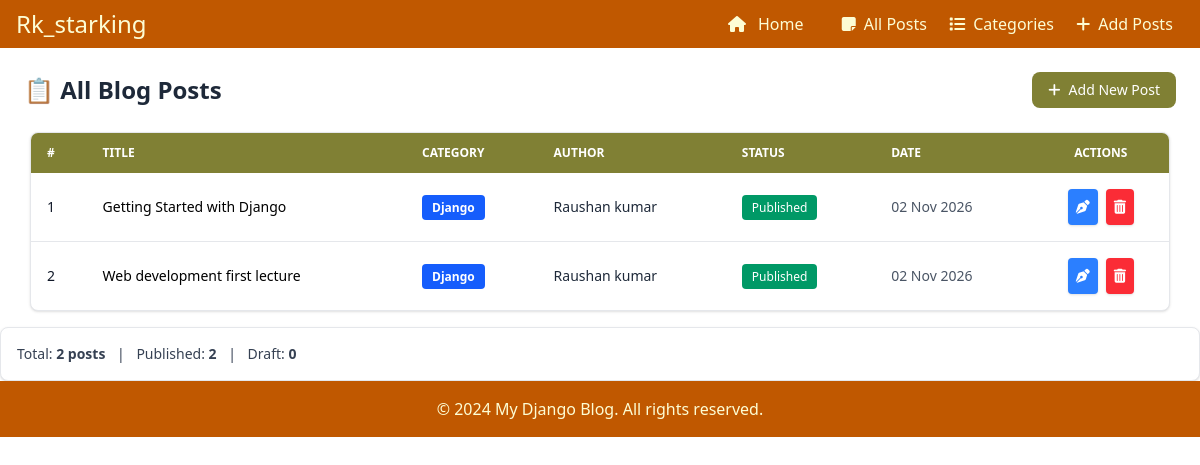
Before: /all/ with the older database file.
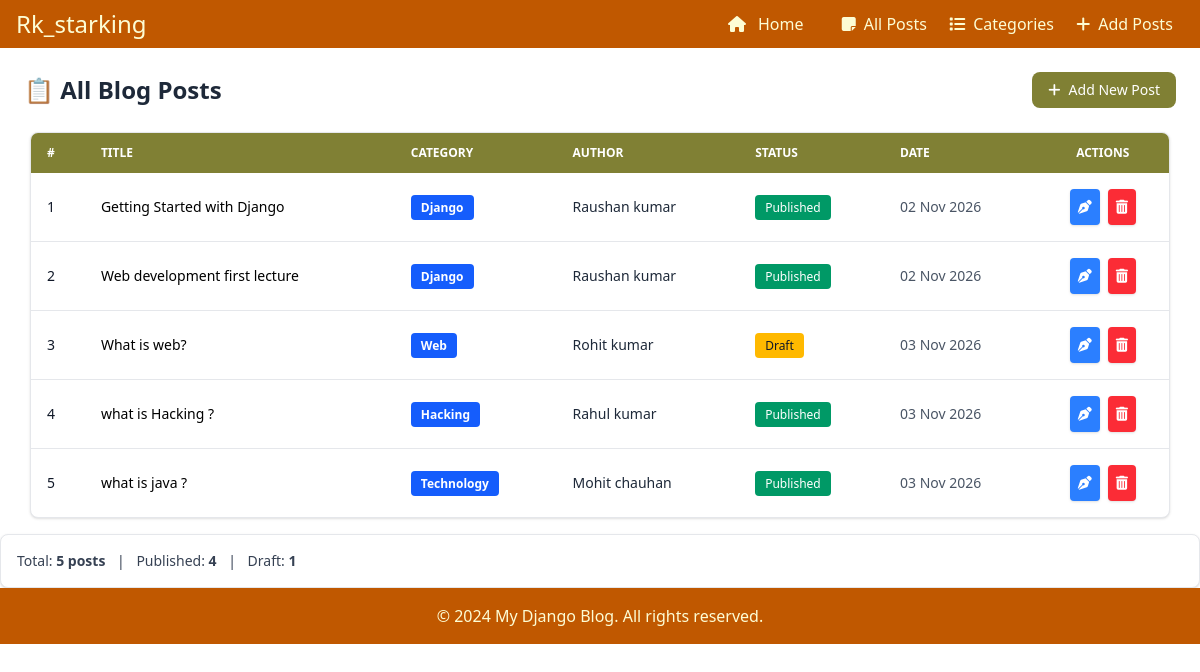
After: the same page with the newer database file.
### app1/models.py (models this page shows, shortened)
class BlogPost(models.Model):
    STATUS_CHOICES = [
        ('Draft', 'Draft'),
        ('Published', 'Published'),
    ]
    title = models.CharField(max_length=200)
    slug = models.SlugField(unique=True, max_length=250)
    category = models.ForeignKey(Category, on_delete=models.CASCADE, related_name='posts')
    author_name = models.CharField(max_length=100)
    content = models.TextField()
    status = models.CharField(max_length=20, choices=STATUS_CHOICES, default='Published')
    created_at = models.DateTimeField(auto_now_add=True)

class Category(models.Model):
    name = models.CharField(max_length=100, unique=True)
    description = models.CharField(max_length=255, blank=True, null=True)
    icon = models.CharField(max_length=100, blank=True, null=True)
    def __str__(self):
        return self.name

### app1/views.py (the view)
# urls.py: path('all/', views.all_posts, name='all_posts'),
def all_posts(request):
    posts = BlogPost.objects.all()
    total_posts = posts.count()
    published_count = posts.filter(status='Published').count()
    draft_count = posts.filter(status='Draft').count()
    return render(request, 'all_posts.html', {
        'posts': posts,
        'total_posts': total_posts,
        'published_count': published_count,
        'draft_count': draft_count
    })

### app1/templates/all_posts.html (shortened to what this page needs)
{% extends 'base.html' %}
{% block content %}
   <div class="flex justify-between items-center my-6 mx-6">
        <h1 class="text-2xl font-bold text-gray-800 flex items-center gap-2">
            📋 All Blog Posts
        </h1>
        <a href="{% url 'add_post' %}" class="bg-[#808034] hover:bg-[#6b6b2c] text-white px-4 py-2 rounded-lg font-medium text-sm flex items-center gap-2 transition">
            <i class="fa-solid fa-plus"></i> Add New Post
        </a>
    </div>
    <div class="bg-white rounded-lg shadow overflow-hidden border w-95/100 mx-auto border-gray-200">
        <table class="w-full border-collapse text-left text-sm text-gray-600">
            <thead class="bg-[#808034] text-white uppercase text-xs font-semibold">
                <tr>
                    <th class="py-3 px-4">#</th>
                    <th class="py-3 px-4">Title</th>
                    <th class="py-3 px-4">Category</th>
                    <th class="py-3 px-4">Author</th>
                    <th class="py-3 px-4">Status</th>
                    <th class="py-3 px-4">Date</th>
                    <th class="py-3 px-4 text-center">Actions</th>
                </tr>
            </thead>
            <tbody class="divide-y divide-gray-200">
                {% for post in posts %}
                <tr class="hover:bg-gray-50 transition">
                    <td class="py-4 px-4 font-medium text-gray-900">{{ forloop.counter }}</td>
                    <td class="py-4 px-4">
                        <a href="{% url 'blog_post_detail' post.slug %}" class="text-black hover:underline font-medium">{{ post.title }}</a>
                    </td>
                    <td class="py-4 px-4">
                        <span class="px-2.5 py-1 text-xs font-semibold text-white bg-blue-600 rounded">
                            {{ post.category }}
                        </span>
                    </td>
                    <td class="py-4 px-4 text-gray-800">{{ post.author_name }}</td>
                    <td class="py-4 px-4">
                        {% if post.status == 'Published' %}
                            <span class="px-2.5 py-1 text-xs font-medium text-white bg-emerald-600 rounded">Published</span>
                        {% else %}
                            <span class="px-2.5 py-1 text-xs font-medium text-gray-900 bg-amber-400 rounded">Draft</span>
                        {% endif %}
                    </td>
                    <td class="py-4 px-4 text-gray-600">{{ post.created_at|date:"d M Y" }}</td>
                    <td class="py-4 px-4 text-center">
                        <div class="flex justify-center gap-2">
                            <a href="{% url 'update_post' post.slug %}" class="bg-blue-500 hover:bg-blue-600 text-white p-2 rounded shadow transition" title="Edit">
                                <i class="fa-solid fa-pen-nib"></i>
                            </a>
                            <a href="{% url 'delete_post' post.slug %}" class="bg-red-500 hover:bg-red-600 text-white p-2 rounded shadow transition" title="Delete">
                               <i class="fa-solid fa-trash-can"></i>
                            </a>
                        </div>
                    </td>
                </tr>
                {% empty %}
                <tr>
                    <td colspan="7" class="text-center py-6 text-gray-500">No blog posts found.</td>
                </tr>
                {% endfor %}
            </tbody>
        </table>
    </div>
    <div class="mt-4 bg-white border border-gray-200 rounded-lg p-4 shadow-sm text-sm text-gray-700">
        <span>Total: <strong>{{ total_posts }} posts</strong></span>
        <span class="mx-2">|</span>
        <span>Published: <strong>{{ published_count }}</strong></span>
        <span class="mx-2">|</span>
        <span>Draft: <strong>{{ draft_count }}</strong></span>
    </div>
{% endblock %}

Changed rows visible on the page:
added BlogPost: title "What is web?", category "Web", author_name "Rohit kumar", status "Draft", created_at "03 Nov 2026"
added BlogPost: title "what is Hacking ?", category "Hacking", author_name "Rahul kumar", status "Published", created_at "03 Nov 2026"
added BlogPost: title "what is java ?", category "Technology", author_name "Mohit chauhan", status "Published", created_at "03 Nov 2026"
Other visible differences:
{{ total_posts }}: "2" → "5"
{{ published_count }}: "2" → "4"
{{ draft_count }}: "0" → "1"
